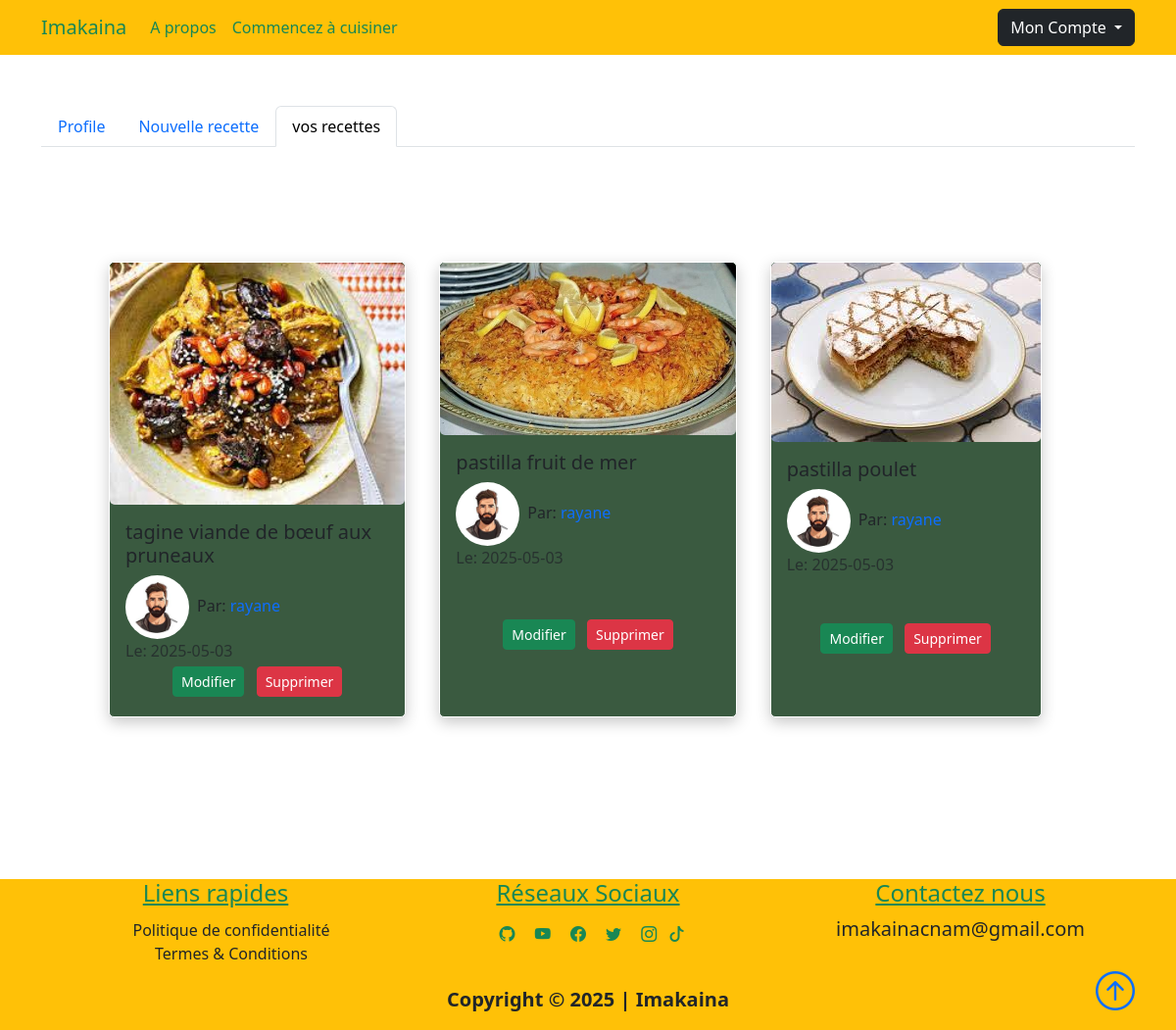
Before: /dashboard/user_recettes (signed in) with the older database file.
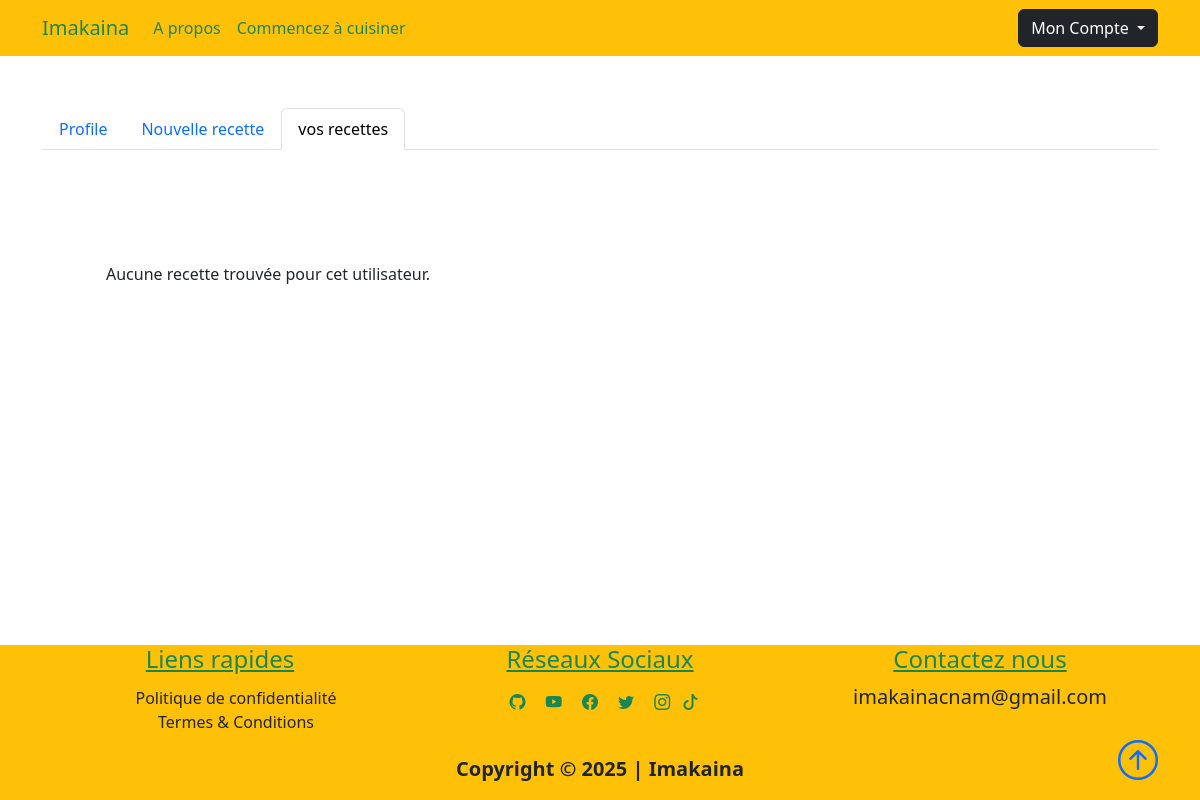
After: the same page with the newer database file.
### projet/models.py (models this page shows, shortened)
class Recette(db.Model):
    id = db.Column(db.Integer, primary_key=True, autoincrement=True)
    title = db.Column(db.String(100), nullable=False)
    date_posted = db.Column(db.DateTime, nullable=False, default=datetime.utcnow)
    content = db.Column(db.Text, nullable=False)
    thumbnail = db.Column(db.String(20), nullable=False, default="default_thumbnail.jpg" )
    slug = db.Column(db.String(32), nullable=False)
    is_approved = db.Column(db.Boolean, default=False)
    user_id = db.Column(db.Integer, db.ForeignKey("user.id"), nullable=False)
    plat_id = db.Column(db.Integer, db.ForeignKey("plat.id"), nullable=False)
    def __repr__(self):
        return f"Recette('{self.title}', '{self.date_posted}')"

class User(db.Model, UserMixin):
    id = db.Column(db.Integer, primary_key=True, autoincrement=True)
    fname = db.Column(db.String(25), nullable=False)
    lname = db.Column(db.String(25), nullable=False)
    username = db.Column(db.String(25), unique=True, nullable=False)
    email = db.Column(db.String(125), unique=True, nullable=False)
    image_file = db.Column(db.String(20), nullable=False, default="default.png")
    bio = db.Column(db.Text, nullable=True)
    password = db.Column(db.String(60), nullable=False)
    is_admin = db.Column(db.Boolean, default=False)
    recettes = db.relationship("Recette", backref="author", lazy=True)
    def __repr__(self):
        return f"User('{self.fname}', '{self.lname}', '{self.username}', '{self.email}', '{self.image_file}')"

### projet/recettes/routes.py (the view)
@recettes.route("/dashboard/user_recettes", methods=["GET", "POST"])
@login_required
def user_recettes():
    print("current_user =", current_user)
    print("Recettes =", current_user.recettes)
    print("Active tab = user_recettes")
    recettes_user = current_user.recettes
    return render_template(
        "user_recettes.html",  # PAS "dashboard.html" ici !
        title="Vos Recettes",
        active_tab="user_recettes",
        recettes=recettes_user,
    )

### projet/models.py (called while the page is built)
@login_manager.user_loader
def load_user(user_id):
    return User.query.get(int(user_id))

### projet/templates/user_recettes.html (shortened to what this page needs)
{% extends "dashboard.html"%}
{% block user_recettes %}
<div class="{{'tab-pane fade show active p-3' if active_tab == 'user_recettes' else 'tab-pane fade p-3'}}"
    id='nav-user_recettes' role="tabpanel" aria-labelledby="nav-user_recettes-tab">
<section>
    <div class="container p-5">
        <div class="row">
            {% for recette in current_user.recettes %}
            <div class="col-sm-12 col-md-6 col-lg-4 pb-5 d-flex align-items-stretch">
                <div class="card recette">
                    <img src="{{url_for('static', filename='recette_thumbnails/'+recette.thumbnail)}}" class="card-img">
                    <div class="card-body d-flex flex-column">
                        <h5 class="card-title">
                            <a class="text-decoration-none text-dark"
                                href="{{url_for('recettes.recette', recette_slug=recette.slug, plat=recette.plat_name.title)}}">{{recette.title}}</a>
                        </h5>
                        <span><img class="article-img rounded-circle"
                                src="{{url_for('static', filename='user_pics/'+recette.author.image_file)}}" alt="">Par:
                            <a href="#" class="link">{{recette.author.username}}</a></span>
                        <span class="text-muted">Le: {{recette.date_posted.strftime('%Y-%m-%d')}}</span>
                        <div class="m-auto">
                            <a href="{{url_for('recettes.update_recette', recette_slug = recette.slug, plat = recette.plat_name.title)}}"
                                class="btn btn-success btn-sm m-1">Modifier</a>
                            <button class="btn btn-danger btn-sm m-1" data-bs-toggle="modal"
                                data-bs-target="#deleteModal"> Supprimer </button>
                        </div>
                    </div>
                </div>
            </div>
            {% else %}
            <p>Aucune recette trouvée pour cet utilisateur.</p>
            {% endfor %}
        </div>
    </div>
</section>
</div>
{% endblock user_recettes %}

Changed rows visible on the page:
removed Recette: thumbnail (picture), title "tagine viande de bœuf aux pruneaux", image_file (picture), author.username "rayane", date_posted "2025-05-03"
removed Recette: thumbnail (picture), title "pastilla fruit de mer", image_file (picture), author.username "rayane", date_posted "2025-05-03"
removed Recette: thumbnail (picture), title "pastilla poulet", image_file (picture), author.username "rayane", date_posted "2025-05-03"
Other visible differences:
text now shown: "Aucune recette trouvée pour cet utilisateur."
